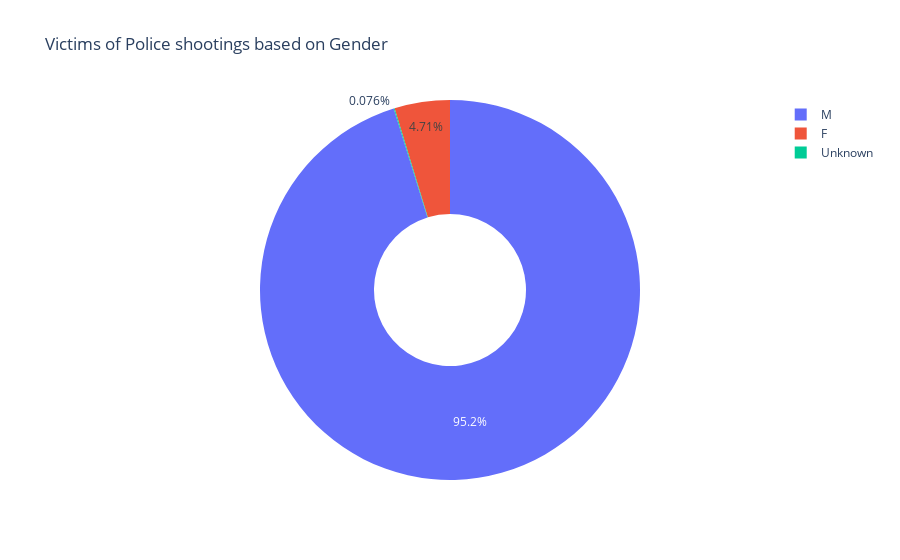

The code cell stored with this chart in its notebook:
### Code cell
fig = px.pie(labels=gender.index,
            values=gender.number,
            hole=0.4,
            names=gender.index,
            title='Victims of Police shootings based on Gender')

fig.show()

### Figure 1 — Plotly figure (JSON) as saved in the notebook; plotly's stock layout.template omitted (floating-point values rounded to 4 significant figures)
{"data": [{"domain": {"x": [0, 1], "y": [0, 1]}, "hole": 0.4, "hovertemplate": "label=%{label}<br>value=%{value}<extra></extra>", "labels": ["F", "M", "Unknown"], "legendgroup": "", "name": "", "showlegend": true, "type": "pie", "values": [310, 6262, 5]}], "layout": {"legend": {"tracegroupgap": 0}, "title": {"text": "Victims of Police shootings based on Gender"}}}
